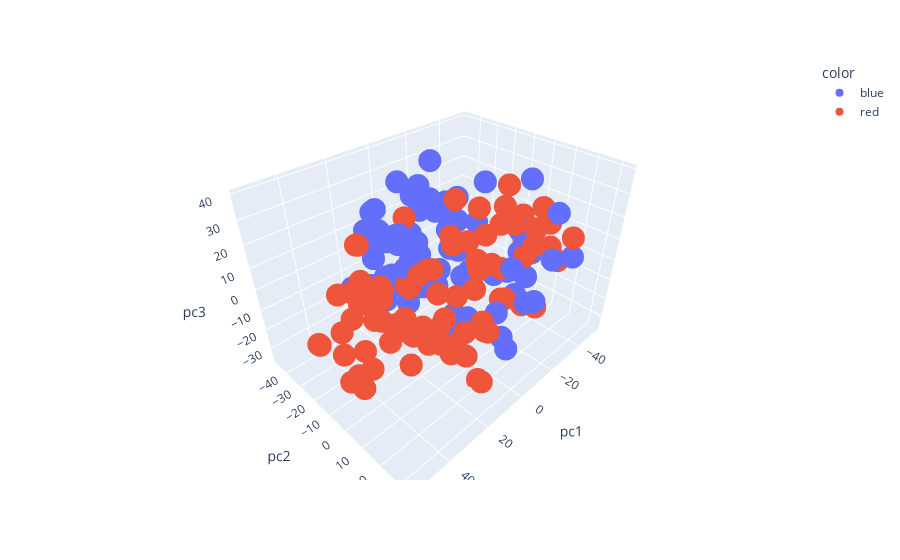

The notebook cell saved with this chart:
### Code cell
pca = PCA(stand_dog_cat, ncomp=3)

pets_t = np.transpose(stand_dog_cat)

projection = np.dot(pets_t, pca.factors)

df = pd.DataFrame(projection, columns=['pc1', 'pc2', 'pc3'])
colors = ['blue' if i < 80  else 'red' for i in range(160)]


fig = px.scatter_3d(df, x='pc1', y='pc2', z='pc3', color=colors)
fig.show()
